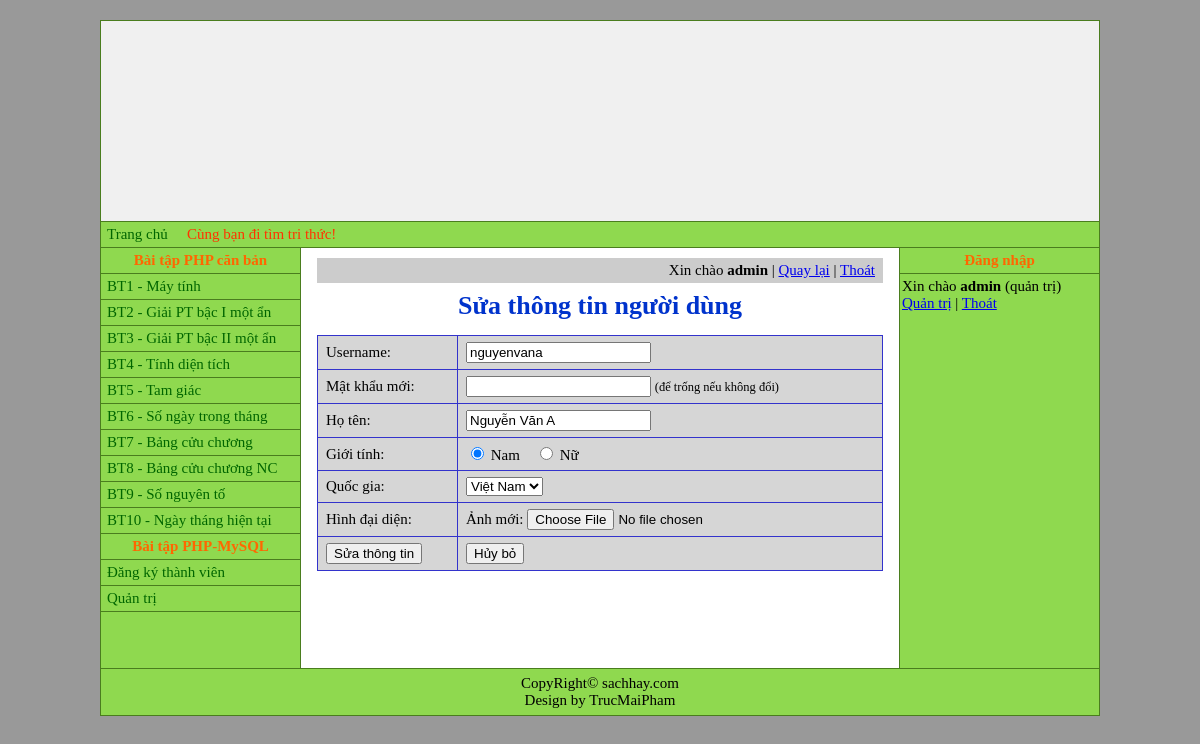
The page /phan2/sua.php?user=nguyenvana (signed in) on the database its author committed.
### tables this page shows
CREATE TABLE IF NOT EXISTS nguoi_dung (
    username    VARCHAR(20)  NOT NULL,
    password    VARCHAR(255) NOT NULL,    
    hoten       VARCHAR(50)  NOT NULL,
    gioitinh    TINYINT(1)   NOT NULL,    
    quocgia     VARCHAR(30)  NOT NULL,
    hinhdaidien TEXT         NOT NULL,    
    PRIMARY KEY (username)
);

### includes/functions.php (called while the page is built, shortened)
<?php
function h($giaTri)
{
    return htmlspecialchars((string) $giaTri, ENT_QUOTES, 'UTF-8');
}

### phan2/sua.php (the view, shortened to what this page needs)
<?php
require_once __DIR__ . '/../includes/functions.php';
require __DIR__ . '/ketnoi.php';
$row = $kn->execute_query('SELECT * FROM nguoi_dung WHERE username = ?', [$_GET['user'] ?? ''])->fetch_assoc();
require __DIR__ . '/../includes/header.php';
?>
<p class="thanh-tai-khoan">Xin chào <b><?= h($_SESSION['nguoiquantri']) ?></b> | <a href="quantri.php">Quay lại</a> | <a href="thoat.php">Thoát</a></p>
<h1 class="ten-bai">Sửa thông tin người dùng</h1>
<form name="frmsua" action="thuchien_sua.php" method="post" enctype="multipart/form-data">
    <table class="bang-form">
        <tr>
            <td class="nhan">Username:</td>
            <td><input type="text" name="tendn" value="<?= h($row['username']) ?>" readonly></td>
        </tr>
        <tr>
            <td class="nhan">Mật khẩu mới:</td>
            <td><input type="password" name="matkhau"> <small>(để trống nếu không đổi)</small></td>
        </tr>
        <tr>
            <td class="nhan">Họ tên:</td>
            <td><input type="text" name="hoten" maxlength="50" value="<?= h($row['hoten']) ?>" required></td>
        </tr>
        <tr>
            <td class="nhan">Giới tính:</td>
            <td>
                <label><input type="radio" name="gioitinh" value="0" <?= $row['gioitinh'] == 0 ? 'checked' : '' ?>> Nam</label>
                <label><input type="radio" name="gioitinh" value="1" <?= $row['gioitinh'] == 1 ? 'checked' : '' ?>> Nữ</label>
            </td>
        </tr>
        <tr>
            <td class="nhan">Quốc gia:</td>
            <td>
                <select name="quocgia">
                    <?php foreach (QUOC_GIA as $qg): ?>
                        <option value="<?= h($qg) ?>" <?= $qg === $row['quocgia'] ? 'selected' : '' ?>><?= h($qg) ?></option>
                    <?php endforeach; ?>
                </select>
            </td>
        </tr>
        <tr>
            <td class="nhan">Hình đại diện:</td>
            <td>
                Ảnh mới:
                <input type="file" name="hinh" accept="image/*">
            </td>
        </tr>
        <tr>
            <td><input type="submit" name="suatt" value="Sửa thông tin"></td>
            <td><input type="reset" name="huybo" value="Hủy bỏ"></td>
        </tr>
    </table>
</form>
<?php require __DIR__ . '/../includes/footer.php'; ?>

### css/style.css (style rules this page uses)
* { box-sizing: border-box; }
body { margin: 0; padding: 20px 0; background: #999; font-family: "Times New Roman", Times, serif; font-size: 15px; }
h1.ten-bai { color: #0033cc; text-align: center; font-size: 26px; margin: 6px 0 14px; }
table.bang-form { width: 100%; border-collapse: collapse; background: #d6d6d6; }
table.bang-form td { border: 1px solid #3333cc; padding: 6px 8px; }
table.bang-form td.nhan { width: 140px; }
.thanh-tai-khoan { margin: 0 0 8px; padding: 4px 8px; background: #ccc; text-align: right; }

### rows shown on the page
nguoi_dung: tendn "nguyenvana", hoten "Nguyễn Văn A", gioitinh "☑ Nam", gioitinh "☐ Nữ"

### other values the page prints
$ten "BT1 - Máy tính"
$ten "BT2 - Giải PT bậc I một ẩn"
$ten "BT3 - Giải PT bậc II một ẩn"
$ten "BT4 - Tính diện tích"
$ten "BT5 - Tam giác"
$ten "BT6 - Số ngày trong tháng"
$ten "BT7 - Bảng cửu chương"
$ten "BT8 - Bảng cửu chương NC"
$ten "BT9 - Số nguyên tố"
$ten "BT10 - Ngày tháng hiện tại"
$ten "Đăng ký thành viên"
$ten "Quản trị"
$_SESSION['nguoiquantri'] "admin"
form field quocgia "Việt Nam"
